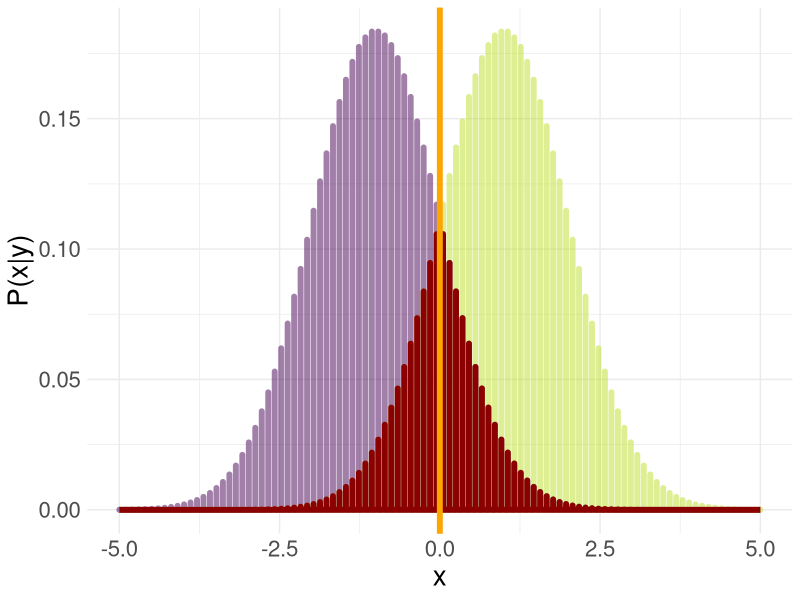
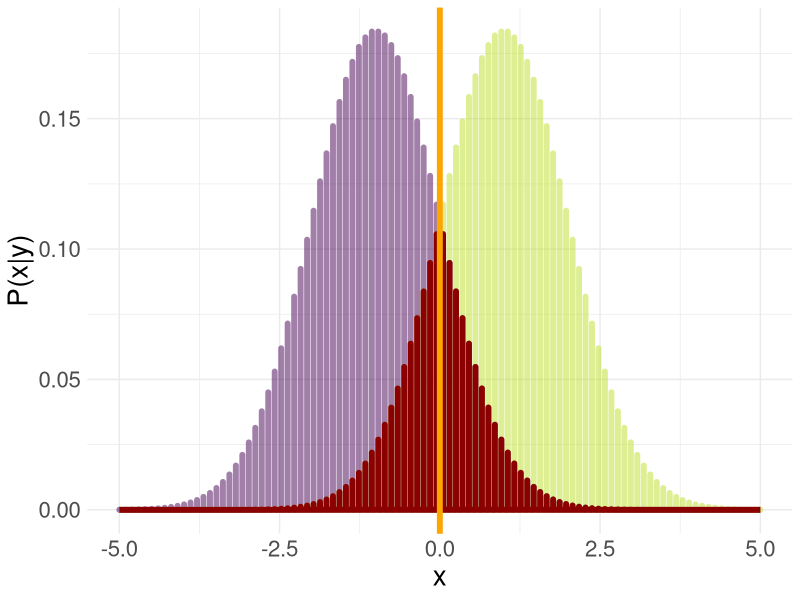

R code for these plots, in order:
# ------------------------------------------------------------------------------
# classification 01

# FIG: Simulate data from a bivariate normal 
# ------------------------------------------------------------------------------
 
library(mvtnorm)
library(ggplot2)

# ------------------------------------------------------------------------------

mu1 = c(-1, 1)
mu2 = c(1, -1)

sigma = matrix(c(1, 0.5, 0.5, 1), nrow = 2)

df1 = as.data.frame(rmvnorm(n = 1000, mean = mu1, sigma = sigma))
df1$class = 0
df2 = as.data.frame(rmvnorm(n = 1000, mean = mu2, sigma = sigma))
df2$class = 1

data.grid = expand.grid(x1 = seq(-5, 5, length.out=100), x2 = seq(-5, 5, length.out=100))
q.samp = cbind(data.grid, prob = mvtnorm::dmvnorm(data.grid, mean = mu1, sigma = sigma), class = 0)
q.samp2 = cbind(data.grid, prob = mvtnorm::dmvnorm(data.grid, mean = mu2, sigma = sigma), class = 1)
data.grid = rbind(q.samp, q.samp2)
data.grid$class = as.factor(data.grid$class)

data.grid$overlap = FALSE
data.grid[data.grid$class == 1 & data.grid$x1 <= 0, ]$overlap = TRUE
data.grid[data.grid$class == 0 & data.grid$x1 > 0, ]$overlap = TRUE


df = rbind(df1, df2)
names(df)[1:2] = c("x1", "x2")

df$class = as.factor(df$class)

p <- ggplot() +
  geom_line(
    data = data.grid, 
    aes(x = x1, y = prob, colour = class), 
    alpha = 0.5, 
    size = 2) + 
  scale_color_viridis_d(end = 0.9) +
  geom_line(
    data = data.grid[data.grid$overlap == TRUE, ], 
    aes(x = x1, y = prob), 
    colour = "darkred", 
    alpha = 1, size = 2) +
  xlab("x") +
  ylab("P(x|y)") +
  geom_vline(xintercept = 0, colour = "orange", size = 2) +
  theme_minimal() +
  theme(legend.position = "none", text = element_text(size = 20L))
p

ggsave("../figure/bayes_error.png", p, width = 9, height = 4)



